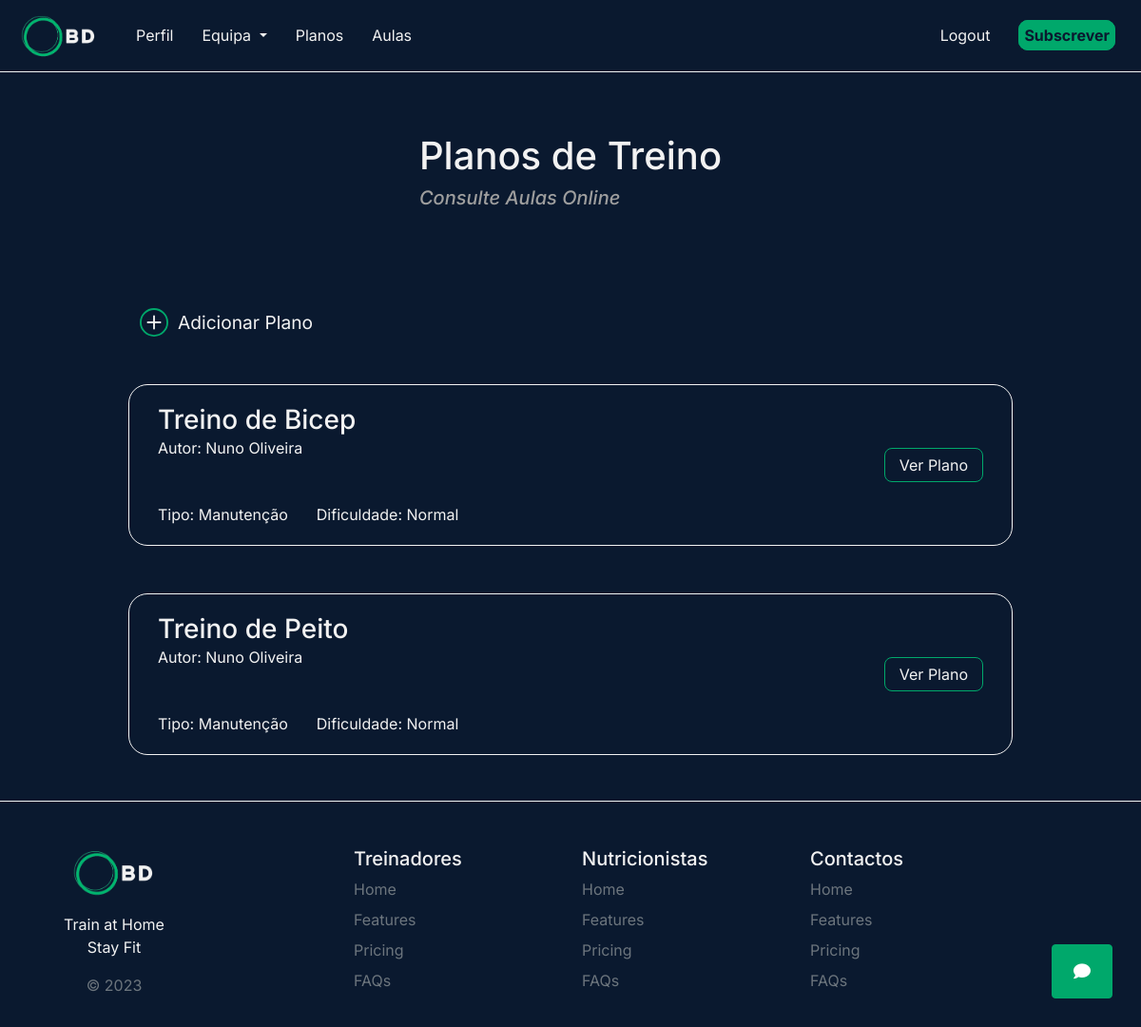
Page /plans (signed in) on the earlier database version.
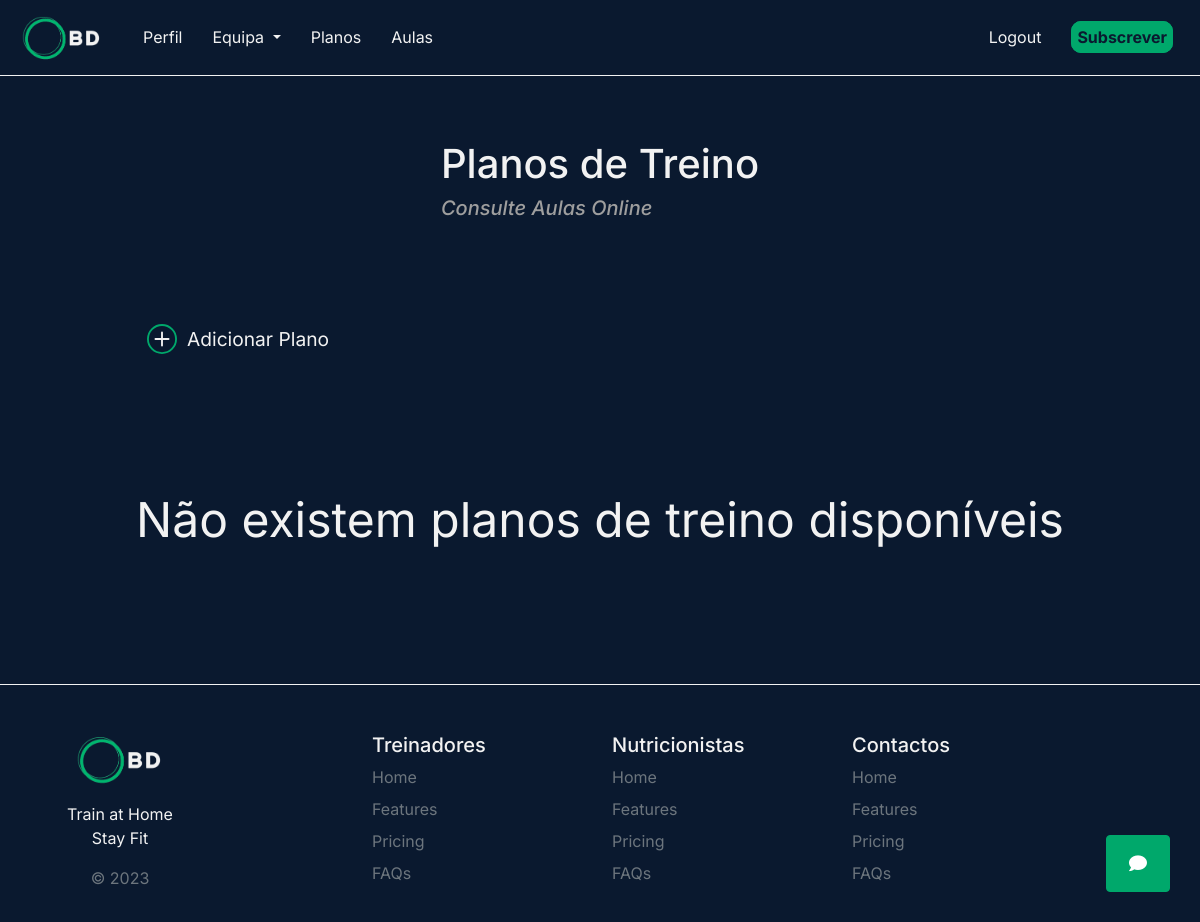
Same page on the later database version.
### tables this page shows
CREATE TABLE plans (
        id INTEGER PRIMARY KEY AUTOINCREMENT,
        category TEXT NOT NULL,
        owner TEXT NOT NULL,
        type TEXT NOT NULL,
        difficulty TEXT NOT NULL,
        number_of_sets TEXT NOT NULL,
        sets_reps TEXT NOT NULL,
        exercises TEXT NOT NULL,
        descansos TEXT NOT NULL
    );

### website/views.py (the view)
@views.route('/plans', methods=['GET', 'POST'])
def view_plans():
    if request.method == 'POST':
        username = session['user']['username']
        if(request.form['op'] == '0'):
            treino = request.form['treino']
            tipo   = request.form['tipo']
            dificuldade = request.form['dificuldade']
            num_of_sets = request.form['number_of_sets']
            set_reps = request.form['sets_reps']
            exercises = request.form['exercises']
            descansos = request.form['descansos']
            add_plan(treino, username, tipo, dificuldade, num_of_sets,
                    set_reps, exercises, descansos) # json.dumps() não é usado pois a lista já é recebida em formato String
        elif(request.form['op'] == '1'):
            email = session['user']['email']
            planId = request.form['planId']
            response = save_plan(email, planId)
            return response
        return "done"
    else:
        if('user' in session):
            email = session['user']['email']
            plans = get_plans()
            plans = list(plans)
            for i in range(len(plans)):
                plans[i] = list(plans[i])
                plans[i][6] = json.loads(plans[i][6]) # Turn ListString to List
                plans[i][7] = json.loads(plans[i][7])
                plans[i][8] = json.loads(plans[i][8])
                plans[i] = tuple(plans[i])
            plans = tuple(plans)
            return render_template('plans.html', type=get_type(email), plans=plans)
        else:
            return redirect( url_for('auth.login') )

### website/database.py (called while the page is built)
def get_type(email):
    with sqlite3.connect(db_path) as con:
        cur = con.cursor()
        cur.execute(f"""
            SELECT type FROM users
            WHERE email = '{email}';
            """)
        type = cur.fetchall()[0][0]
        return type

def get_plans():
    with sqlite3.connect(db_path) as con:
        cur = con.cursor()
        cur.execute(f"""
        SELECT * FROM plans;
        """)
        data = cur.fetchall()
        return data

### website/templates/plans.html (shortened to what this page needs)
{% extends "base.html" %}
{% block head %}
<link rel="stylesheet" href="{{url_for('static', filename='css/plans.css')}}">
{% endblock %}
{% block body %}
<div class="center-card">
  <div class="card card-inherit bg-transparent">
    <div class="card-body text-truncate">
      <h1 class="mt-5">Planos de Treino</h1>
      <h5 class="mt-2">
        <a href="/classes" style="text-decoration: none; color: inherit;">
            Consulte Aulas Online
        </a>
    </h5>
    </div>
  </div>
</div>
<div class="planos-container">
  {% if type == '0' %}
  <div class="add-plano-container container">
    <div class="add-plano" type="button" data-bs-toggle="modal" data-bs-target="#Backdrop">
      <span>Adicionar Plano</span>
    </div>
  </div>
  {% endif %}
  {% if plans|length == 0 %}
  <div class="no-plans" style="
    width: 100%;
    text-align: center;
    font-size: 3rem;
    padding: 5rem;
  ">Não existem planos de treino disponíveis</div>
  {% endif %}
  {% for plan in plans|reverse %}
  <div class="plano-treino container">
    <div class="plano-description">
      <div class="plano-title">
        <h3 class="m-0">{{ plan[1] }}</h3>
        <div>Autor: {{ plan[2] }}</div>
      </div>
      <div class="plano-info">
        <span>Tipo: {{ plan[3] }}</span>
        <span>Dificuldade: {{ plan[4] }}</span>
      </div>
    </div>
    <div class="plano-show">
      <button type="button" data-bs-toggle="modal" data-bs-target="#Modal{{plan[0]}}">
        Ver Plano
      </button>
    </div>
  </div>
  {% endfor %}
</div>
{% endblock %}

### website/templates/base.html (shortened to what this page needs)
<!DOCTYPE html>
<html lang="en">
<head>
    <link rel="stylesheet" href="{{url_for('static', filename='css/bootstrap.css')}}">
    <link
    href="https://cdnjs.cloudflare.com/ajax/libs/font-awesome/6.0.0/css/all.min.css"
    rel="stylesheet"
    />
    <link rel="stylesheet" href="https://cdn.jsdelivr.net/npm/bootstrap-icons@1.10.5/font/bootstrap-icons.css">
    <link href="https://cdn.jsdelivr.net/npm/bootstrap@5.0.2/dist/css/bootstrap.min.css" rel="stylesheet">    {% block head %}{% endblock %}
    <link rel="stylesheet" href=" {{ url_for('static', filename='css/base.css') }}">
</head>
<body>
  <nav class="navbar navbar-expand-lg">
    <div class="container-fluid">
      <a class="navbar-logo navbar-brand" id="logo" href="/">
        <img src="{{url_for('static', filename='images/logo.png')}}" alt="Logo" >
      </a>
      <div class="collapse navbar-collapse" id="navbarSupportedContent">
        <ul class="navbar-nav me-auto mb-2 mb-lg-0">
          <li class="nav-item">
            <a class="navbar-item" id="profile" href="/profile">Perfil</a>
          </li>
          <li class="nav-item">
            <div class="dropdown">
              <a class="dropdown-toggle navbar-item" style="cursor: pointer;" data-bs-toggle="dropdown" aria-expanded="false">
                Equipa
              </a>
            </div>
          </li>
          <li class="nav-item">
            <a class="navbar-item" id="plans" href="/plans">Planos</a>
          </li>
          <li class="nav-item">
            <a class="navbar-item" id="plans" href="/classes">Aulas</a>
          </li>
        </ul>
        <a class="navbar-item" href="/logout">Logout</a>
        <div class="navbar-item subscribe" onclick="alert('Ainda não é possível subscrever.\nObrigado.')">
          <a id="subscribe" href="#">
              <strong>Subscrever</strong>
          </a>
        </div>
      </div>
    </div>
  </nav>
    {% block body %}{% endblock %}
    <form method="post" action="/conversations" id="conversationsForm">
        <button class="chatStickyBtn" id="chatStickyBtn" type="submit">
            <i class="fas fa-comment"></i>
        </button>
    </form>
</body>
<footer class="row row-cols-1 row-cols-sm-2 row-cols-md-5 pt-5 mt-5 footer">
    <div class="col mb-3">
      <a href="/" class="d-flex align-items-center justify-content-center mb-3 link-dark text-decoration-none">
        <img class="img-fluid" src="{{url_for('static', filename='images/logo.png')}}">
      </a>
      <p class="text-center">Train at Home<br>Stay Fit</p>
      <p class="text-muted text-center">© 2023</p>
    </div>
    <div  class="footer-extra" style="width: 10%;">
    </div>
    <div class="col mb-3">
      <h5>Treinadores</h5>
      <ul class="nav flex-column">
        <li class="nav-item mb-2"><a href="#" class="nav-link p-0 text-muted">Home</a></li>
        <li class="nav-item mb-2"><a href="#" class="nav-link p-0 text-muted">Features</a></li>
        <li class="nav-item mb-2"><a href="#" class="nav-link p-0 text-muted">Pricing</a></li>
        <li class="nav-item mb-2"><a href="#" class="nav-link p-0 text-muted">FAQs</a></li>
      </ul>
    </div>
    <div class="col mb-3">
      <h5>Nutricionistas</h5>
      <ul class="nav flex-column">
        <li class="nav-item mb-2"><a href="#" class="nav-link p-0 text-muted">Home</a></li>
        <li class="nav-item mb-2"><a href="#" class="nav-link p-0 text-muted">Features</a></li>
        <li class="nav-item mb-2"><a href="#" class="nav-link p-0 text-muted">Pricing</a></li>
        <li class="nav-item mb-2"><a href="#" class="nav-link p-0 text-muted">FAQs</a></li>
      </ul>
    </div>
    <div class="col mb-3">
      <h5>Contactos</h5>
      <ul class="nav flex-column">
        <li class="nav-item mb-2"><a href="#" class="nav-link p-0 text-muted">Home</a></li>
        <li class="nav-item mb-2"><a href="#" class="nav-link p-0 text-muted">Features</a></li>
        <li class="nav-item mb-2"><a href="#" class="nav-link p-0 text-muted">Pricing</a></li>
        <li class="nav-item mb-2"><a href="#" class="nav-link p-0 text-muted">FAQs</a></li>
      </ul>
    </div>
  </footer>
</html>

### website/static/css/plans.css (style rules this page uses)
body { min-height: 100vh; display: flex; flex-direction: column; justify-content: space-between; }
.center-card { display: flex; justify-content: center; }
.card { border: none; }
.center-card h5 { font-style: italic; color: rgb(158, 158, 158); }
.planos-container { padding-top: 80px; display: flex; flex-direction: column; align-items: center; gap: 50px; }
.add-plano-container { width: 930px; }
.add-plano { display: flex; gap: 10px; font-size: 1.2rem; width: fit-content; align-items: center; cursor: pointer; }

### website/static/css/base.css (style rules this page uses)
* { font-family: 'inter'; }
body { background-color: #0A192F; color: #f2f2f2; }
.navbar { background-color: #0A192F; border-bottom: 1px solid #f2f2f2; }
#logo img { width: 100px; object-fit: contain; }
.navbar-item { color: #F2F2F2; padding: 15px; transition: color 0.2s ease-in-out; text-decoration: none; }
#subscribe { background-color: #00A86B; border: 1px solid #00A86B; border-radius: 10px; padding: 5px; color: #0A192F; text-decoration: none; }
.navbar-item.subscribe { padding: 15px !important; }
.footer { display: flex; margin-left: 0px; margin-right: 0px; border-top: 1px solid #f2f2f2; }
.footer * img { min-width: 100px; max-width: 50%; }
button { background-color: transparent; border: 1px solid #00A86B; border-radius: 8px; padding: 5px 15px 5px 15px; color: #f2f2f2; width: fit-content; }
.chatStickyBtn { position: fixed; bottom: 30px; right: 30px; background-color: #00A86B; color: white; padding: 14px 22px; font-size: 18px; cursor: pointer; border-radius: 4px; }

Differences in the rows shown:
removed plans: category "Treino de Bicep", owner "Nuno Oliveira", type "Manutenção", difficulty "Normal"
removed plans: category "Treino de Peito", owner "Nuno Oliveira", type "Manutenção", difficulty "Normal"
Other differences:
text now shown: "Não existem planos de treino disponíveis"
